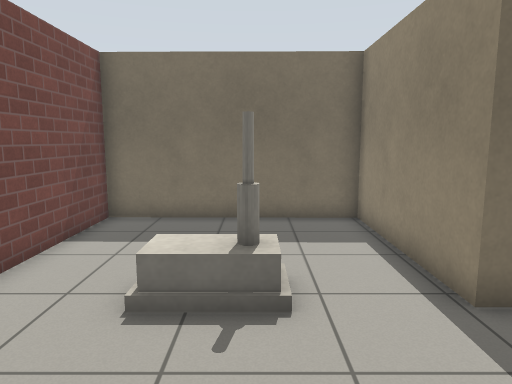
[1] (above)

17 first-person views from a walk through a robot-simulator world made for Gazebo. The camera is 1.2 m above the floor, tilts 8° down and sees 70° across. Floor lines are 1 m apart. The floor is counted in squares, 0.5 m on a side. Each view is taken from the middle of a square. On the plan, view 1 faces up. The plan holds only what a view shows up to about 20 squares ahead; the rest is blank. Robots are left out. Gazebo's built-in surfaces are drawn with simple patterns. Simple shapes stand in for some stock models.

[2]
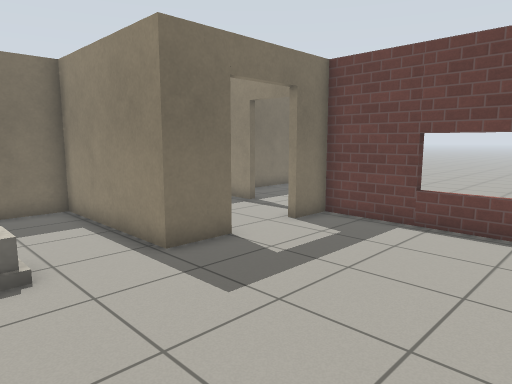

[3]
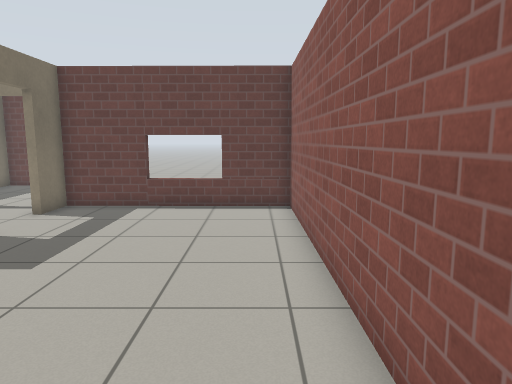

[4]
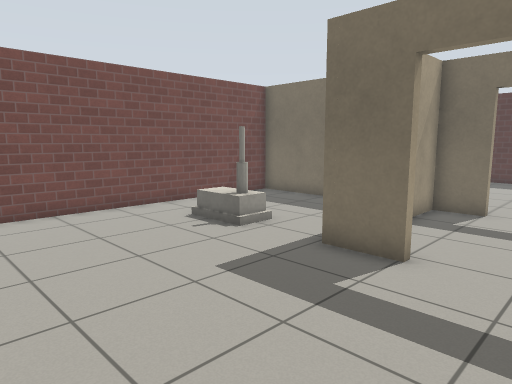

[5]
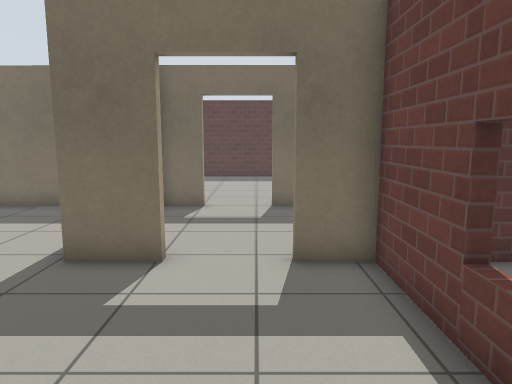

[6]
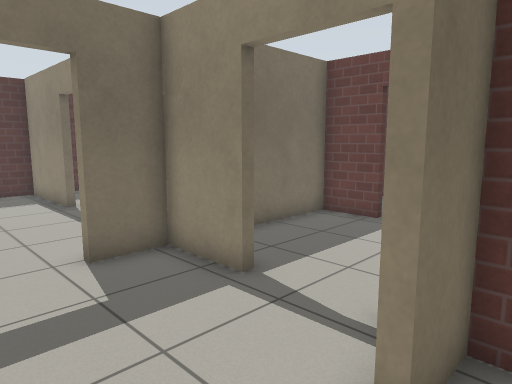

[7]
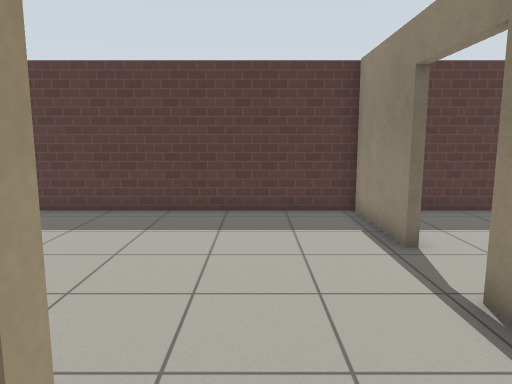

[8]
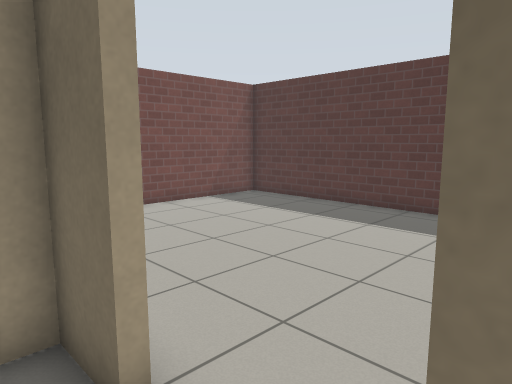

[9]
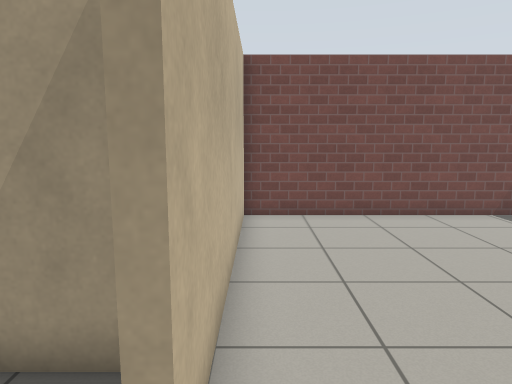

[10]
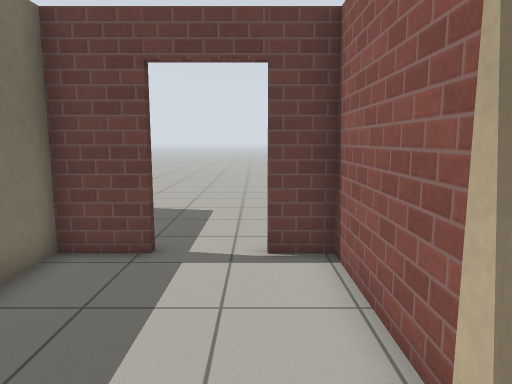

[11]
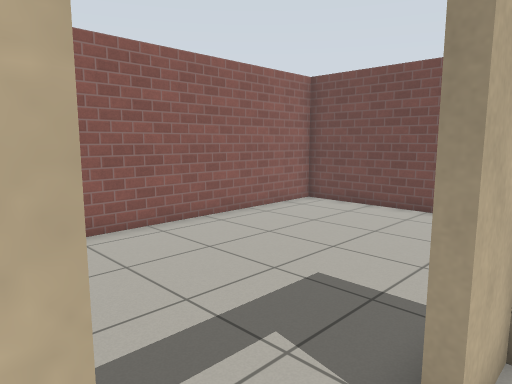

[12]
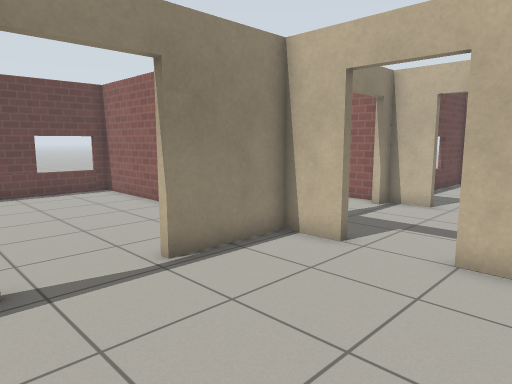

[13]
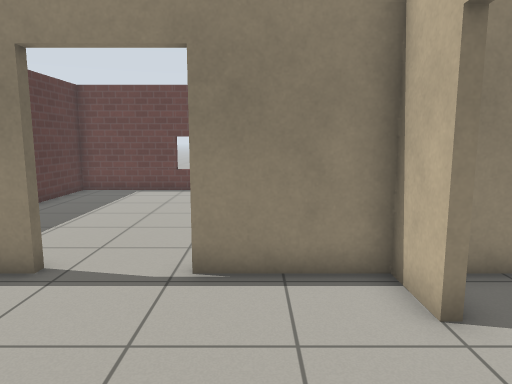

[14]
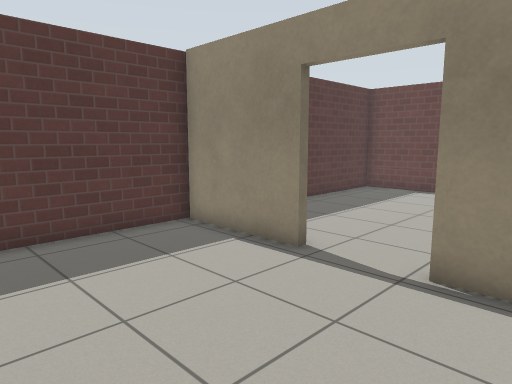

[15]
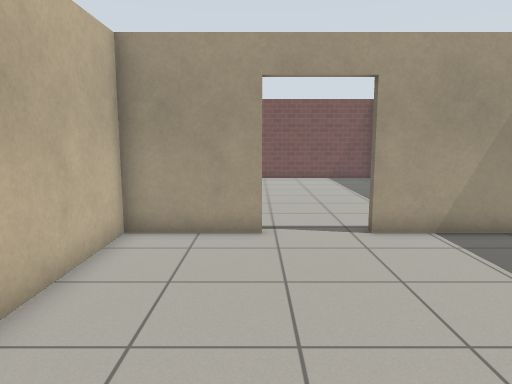

[16]
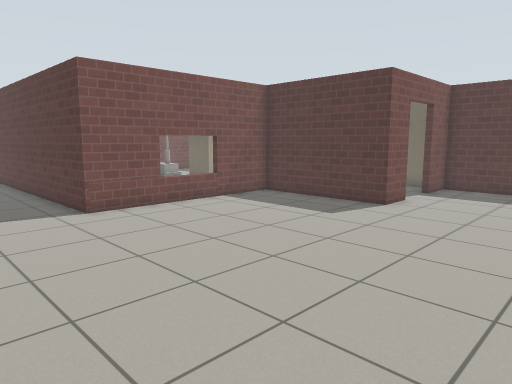

[17]
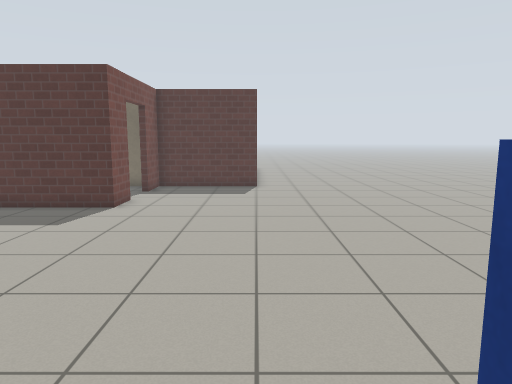

### Floor plan
Points are (right, up) in squares from view 1. A wall is a line through its corners. A room is listed if a view was taken in it or the views show most of it. See-through windows are left out.
Room 1 (views 1, 2, 3, 4, 5, 6)
walls: (5.1, 5) (3.2, 5) (3.2, 11.2) (-4.6, 11.2) (-4.6, -3.4) (9.3, -3.3) (9.4, 5) (7.7, 5)
ways out: open door at (6.5, 5) to room 2
objects: house (-1, 5) to (0, 6)
Room 2 (views 7, 8, 10, 11)
walls: (7.7, 5.3) (9.4, 5.3); (5.2, 11.2) (3.5, 11.2) (3.5, 9.2); (9.4, 8.6) (9.4, 11.2) (7.5, 11.2); (3.4, 5.3) (5.1, 5.3); (9.4, 5) (9.4, 6)
ways out: open door at (6.5, 5) to room 1; open door at (6, 11) to room 3; open door at (9.6, 7.2) to room 6
Room 3 (views 9, 12, 13, 14)
walls: (9.5, 18) (9.5, 22.4) (-4.6, 22.4) (-4.6, 11.5) (5.2, 11.5); (7.5, 11.5) (9.4, 11.5) (9.5, 15.2)
ways out: open door at (6, 11) to room 2; open door at (9.6, 16.8) to room 4
Room 4 (view 15)
walls: (15.9, 11.6) (20.8, 11.6) (20.8, 22.4) (11.1, 22.4); (9.7, 15.2) (9.7, 11.5) (14.3, 11.6); (9.7, 21.8) (9.7, 18)
ways out: open door at (9.6, 16.8) to room 3
Room 5 (views 16, 17)
walls: (15.9, 6.9) (15.9, 5) (9.4, 5); (9.7, 5.1) (9.7, -3.5) (-2.1, -3.7); (21, 11.3) (15.9, 11.3) (15.9, 9.2)
ways out: open door at (16, 8) to room 6
objects: postbox (23, -7) to (23, -6)
Room 6 (no view inside)
walls: (15.6, 9.2) (15.6, 11.3) (12.2, 11.3); (10, 5.3) (15.6, 5.3) (15.6, 6.8)
ways out: open door at (9.6, 7.2) to room 2; open door at (16, 8) to room 5

Where each view was taken, in squares from view 1:
view 1: 0 up, 0 right, facing up
view 2: 2 down, 1 left, facing up-right
view 3: 2 down, 4 left, facing right
view 4: 2 down, 8 right, facing up-left
view 5: 2 down, 7 right, facing up
view 6: 4 up, 5 right, facing up-right
view 7: 10 up, 6 right, facing up
view 8: 10 up, 8 right, facing up-left
view 9: 12 up, 7 right, facing left
view 10: 7 up, 8 right, facing right
view 11: 6 up, 8 right, facing down-left
view 12: 19 up, 3 right, facing down-right
view 13: 14 up, 3 right, facing right
view 14: 13 up, 3 right, facing up-right
view 15: 15 up, 19 right, facing left
view 16: 8 down, 22 right, facing up-left
view 17: 8 down, 21 right, facing up
